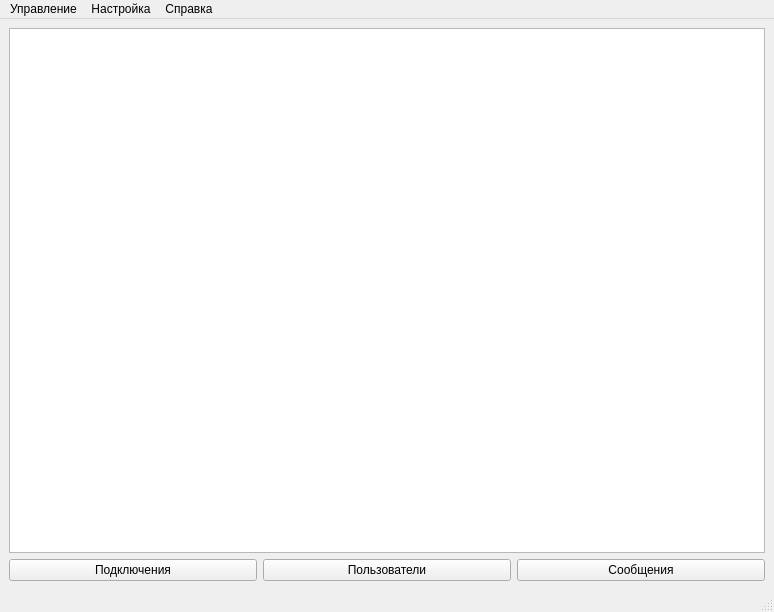
<?xml version="1.0" encoding="UTF-8"?>
<ui version="4.0">
 <class>ServerWindow</class>
 <widget class="QMainWindow" name="ServerWindow">
  <property name="geometry">
   <rect>
    <x>0</x>
    <y>0</y>
    <width>774</width>
    <height>612</height>
   </rect>
  </property>
  <property name="sizePolicy">
   <sizepolicy hsizetype="Expanding" vsizetype="Expanding">
    <horstretch>0</horstretch>
    <verstretch>0</verstretch>
   </sizepolicy>
  </property>
  <property name="windowTitle">
   <string>Chat Server</string>
  </property>
  <widget class="QWidget" name="centralwidget">
   <layout class="QVBoxLayout" name="verticalLayout_2">
    <item>
     <layout class="QVBoxLayout" name="verticalLayout">
      <item>
       <widget class="QTextEdit" name="textEdit">
        <property name="readOnly">
         <bool>true</bool>
        </property>
       </widget>
      </item>
      <item>
       <layout class="QHBoxLayout" name="horizontalLayout">
        <item>
         <widget class="QPushButton" name="pushBtnConnections">
          <property name="text">
           <string>Подключения</string>
          </property>
         </widget>
        </item>
        <item>
         <widget class="QPushButton" name="pushBtnUsers">
          <property name="text">
           <string>Пользователи</string>
          </property>
         </widget>
        </item>
        <item>
         <widget class="QPushButton" name="pushBtnMessages">
          <property name="text">
           <string>Сообщения</string>
          </property>
         </widget>
        </item>
       </layout>
      </item>
     </layout>
    </item>
   </layout>
  </widget>
  <widget class="QMenuBar" name="menubar">
   <property name="geometry">
    <rect>
     <x>0</x>
     <y>0</y>
     <width>774</width>
     <height>21</height>
    </rect>
   </property>
   <widget class="QMenu" name="menuSetup">
    <property name="title">
     <string>Настройка</string>
    </property>
    <addaction name="menuFont"/>
    <addaction name="separator"/>
    <addaction name="menuWindowColor"/>
    <addaction name="menuFontColor"/>
    <addaction name="separator"/>
   </widget>
   <widget class="QMenu" name="menuHelp">
    <property name="title">
     <string>Справка</string>
    </property>
    <addaction name="menuAbout"/>
   </widget>
   <widget class="QMenu" name="menu">
    <property name="title">
     <string>Управление</string>
    </property>
    <addaction name="menuClear"/>
    <addaction name="separator"/>
    <addaction name="menuConnections"/>
    <addaction name="menuUsers"/>
    <addaction name="menuMessages"/>
    <addaction name="separator"/>
    <addaction name="menuLock"/>
    <addaction name="separator"/>
    <addaction name="menuExit"/>
   </widget>
   <addaction name="menu"/>
   <addaction name="menuSetup"/>
   <addaction name="menuHelp"/>
  </widget>
  <widget class="QStatusBar" name="statusbar"/>
  <action name="menuFont">
   <property name="text">
    <string>Шрифт...</string>
   </property>
  </action>
  <action name="menuAbout">
   <property name="text">
    <string>О программе...</string>
   </property>
  </action>
  <action name="menuExit">
   <property name="text">
    <string>Закрыть сервер...</string>
   </property>
  </action>
  <action name="menuWindowColor">
   <property name="text">
    <string>Цвет окна...</string>
   </property>
  </action>
  <action name="menuFontColor">
   <property name="text">
    <string>Цвет шрифта...</string>
   </property>
  </action>
  <action name="menuConnections">
   <property name="text">
    <string>Подключения</string>
   </property>
  </action>
  <action name="menuMessages">
   <property name="text">
    <string>Сообщения</string>
   </property>
  </action>
  <action name="menuUsers">
   <property name="text">
    <string>Пользователи</string>
   </property>
  </action>
  <action name="menuClear">
   <property name="text">
    <string>Очистить окно</string>
   </property>
  </action>
  <action name="menuLock">
   <property name="text">
    <string>Заблокировать...</string>
   </property>
  </action>
 </widget>
 <resources/>
 <connections/>
</ui>
